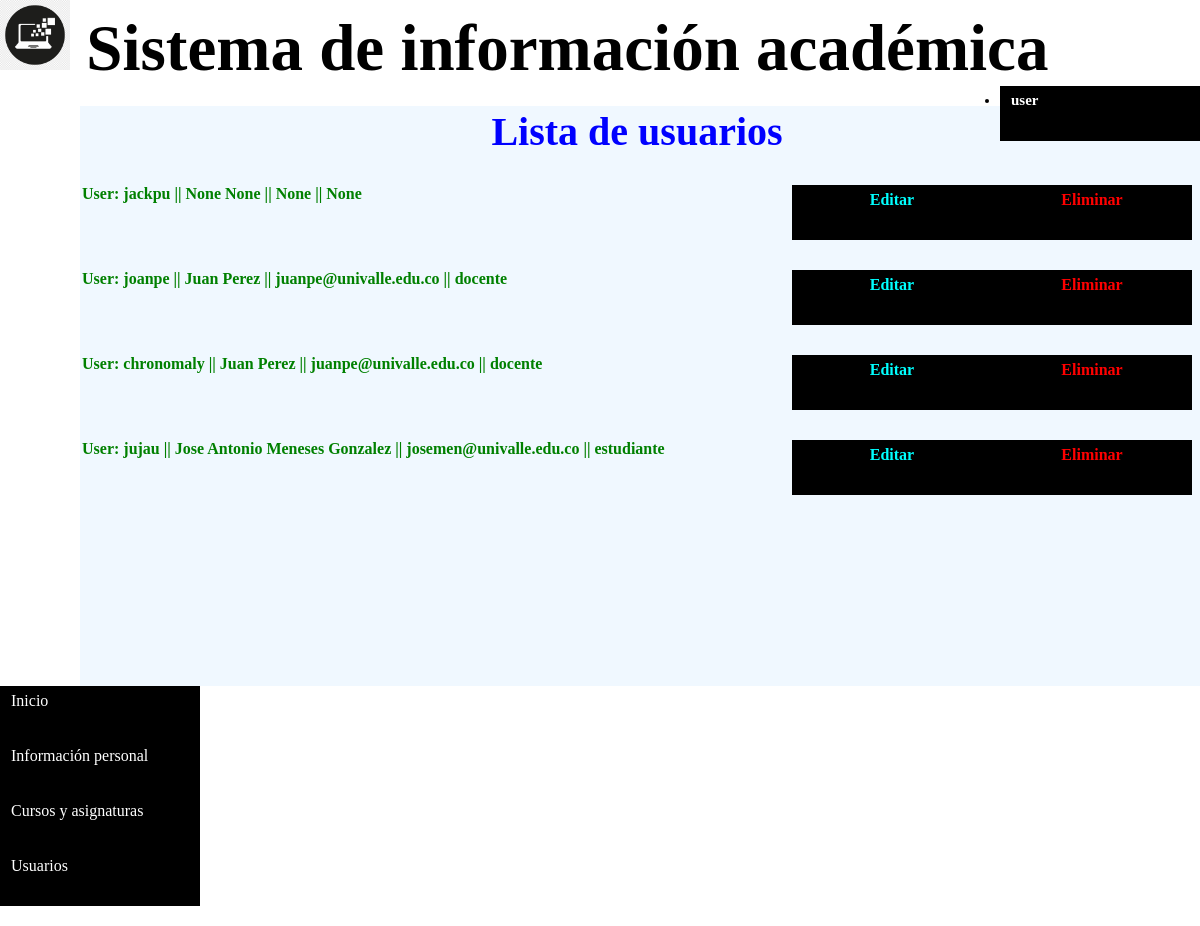
The page /edicion on the database as committed earlier.
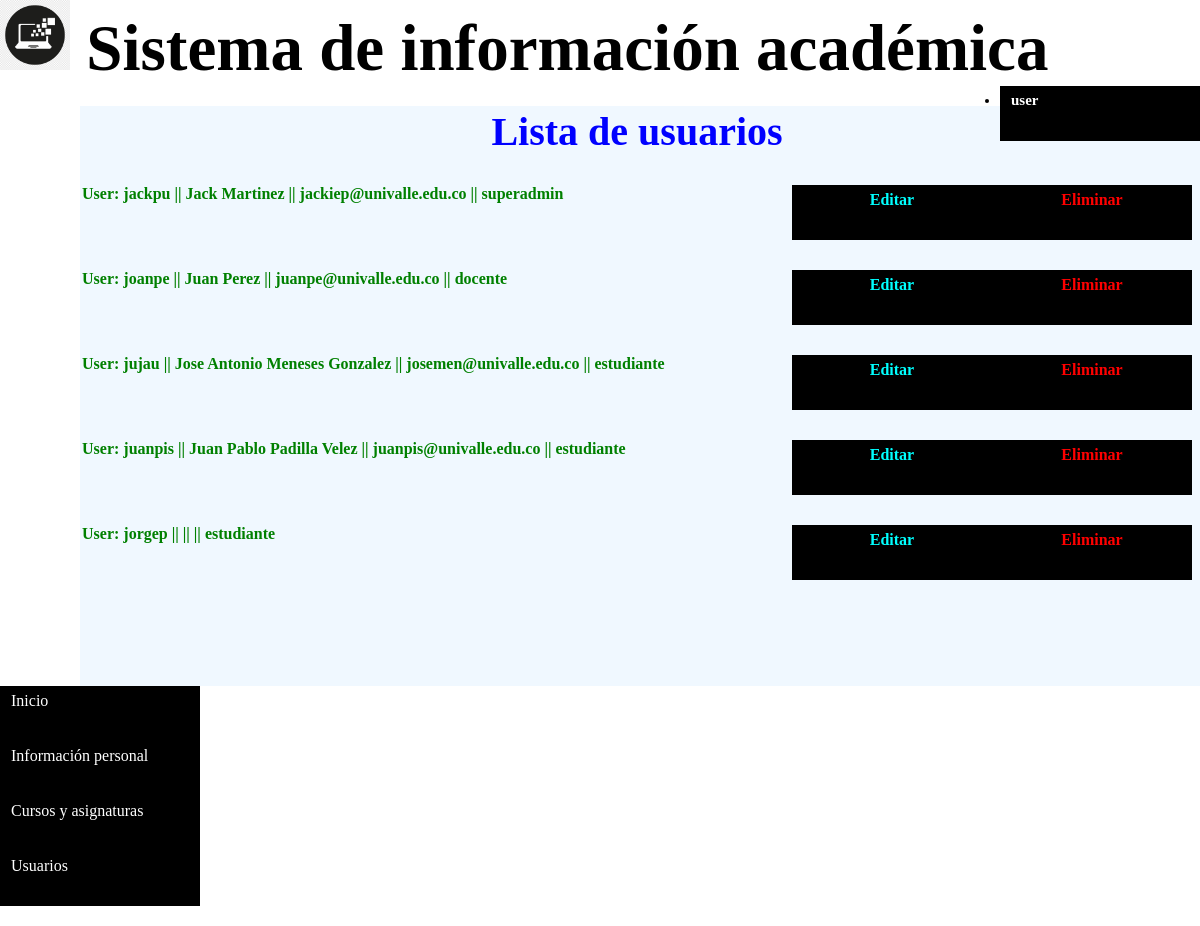
The same page on the database as committed later.
### app.py (models this page shows)
class Tabla(db.Model):
    id=db.Column(db.Integer, primary_key=True)
    nickname=db.Column(db.String(20), unique=True, nullable=False)
    contrasena=db.Column(db.String(80),nullable=False)
    nombres_usuario=db.Column(db.String(20))
    apellidos_usuario=db.Column(db.String(20))
    rol=db.Column(db.String(10))
    direccion_usuario=db.Column(db.String(20))
    email_usuario=db.Column(db.String(40))
    genero_usuario=db.Column(db.String(3))
    fecha_nacimiento=db.Column(db.String(8))

### app.py (the view)
@app.route('/edicion')
def edicion():
    mostrar=Tabla.query.all()
    return render_template("edicion_usuarios.html", show=mostrar)

### templates/edicion_usuarios.html (shortened to what this page needs)
{% extends "base4.html" %}
{% block content %}
<h2>Lista de usuarios</h2>
                        <div class="card-body">
                            <ul class="list-group">
                                {% for x in show%}
                                <li class="list-group-item">
                                    {{"User: "}}
                                    {{x.nickname}}
                                    {{"||"}}
                                    {{x.nombres_usuario}}
                                    {{x.apellidos_usuario}}
                                    {{"||"}}
                                    {{x.email_usuario}}
                                    {{"||"}}
                                    {{x.rol}}
                                    <a href="{{ url_for('editar') }}" class="btnforright2">Editar</a>
                                    <a href="/delete/{{x.id}}" class="btnforright">Eliminar</a>
                                </li>
                                {% endfor%}
                            </ul>
                        </div>
{% endblock %}

### templates/base4.html (shortened to what this page needs)
<!DOCTYPE html>
<html>
  <head>
    <link rel="stylesheet" href={{ url_for('static', filename='navegacion_estilo2.css') }}>
  </head>
  <body>
    <h1>
    <img src="{{url_for('static', filename='mapageneral1.png')}}" width=70 height=70 />
    Sistema de información académica
    <div id="box">
    <nav class="logout">
        <ul class ="pestanha">
        <li><a href="#">user</a><ul class="subpestanha">
    </div>
    </h1>
    <p>
    <div id="contenido">
        <table class="default">
            <tr>
                <th scope="col">
                    {% block content %}
                    {% endblock %}
                </th>
            </tr>
        </table>
    </div>
    <div class="barra">
        <nav class="navegacion">
                <ul class="menu">
                    <li class="list1"><a href="{{ url_for('semivuelta') }}">Inicio</a></li>
                    <li class="list1"><a href="#">Información personal</a></li>
                    <li class="list1"><a href="#">Cursos y asignaturas</a></li>
                    <li><a href="#">Usuarios</a></li>
                </ul>
        </nav>
    </div>
    </p>
  </body>
</html>

### static/navegacion_estilo2.css (style rules this page uses)
* { box-sizing: border-box; margin: 0; padding: 0; }
body { background-image: url("https://www.elegircarrera.net/blog/wp-content/uploads/2017/10/campus-universitario-2000x1200.jpg"); background-repeat: no-repeat; background-position: bottom center; background-size: cover; background-attachment: fixed; }
p { display: flex; margin: 10px; }
h2 { color: blue; font-size: 40px; }
div#box { float: right; font-size: 15px; width: 200px; }
div#contenido { float: right; background-color: aliceblue; width: 1120px; height: 580px; }
h1 { font-style: normal; font-family: Cambria, Cochin, Georgia, Times, 'Times New Roman', serif; font-size: 65px; display: inline-flexbox; }
.logout { list-style: none; width: 90px; position: fixed; }
li.list1 { list-style-type: none; position: relative; width: 120px; }
li a { text-decoration: none; display: inline-block; padding: 5px 10px; width: 200px; height: 55px; border: 1px solid #000; color: #fff; background-color: #000; }
table { color: black; width: 50%; height: 300px; }
li.list-group-item { margin-top: 30px; display: flex; color: green; width: 1110px; justify-content: left; }
a.btnforright { margin-left: 0px; color: red; position: inherit; justify-content: right; }
a.btnforright2 { margin-left: auto; color: aqua; position: relative; justify-content: right; }

Rows that differ between the two databases and show on the page:
removed Tabla: value "User:", nickname "chronomaly", value "||", nombres_usuario "Juan", apellidos_usuario "Perez", email_usuario "juanpe@univalle.edu.co", rol "docente"
changed Tabla "jackpu": nombres_usuario "None" → "Jack"; apellidos_usuario "None" → "Martinez"; email_usuario "None" → "jackiep@univalle.edu.co"; rol "None" → "superadmin"
added Tabla: value "User:", nickname "juanpis", value "||", nombres_usuario "Juan Pablo", apellidos_usuario "Padilla Velez", email_usuario "juanpis@univalle.edu.co", rol "estudiante"
added Tabla: value "User:", nickname "jorgep", value "||", rol "estudiante"
